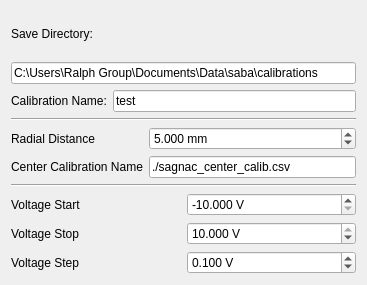
<?xml version="1.0" encoding="UTF-8"?>
<ui version="4.0">
 <class>Form</class>
 <widget class="QWidget" name="Form">
  <property name="geometry">
   <rect>
    <x>0</x>
    <y>0</y>
    <width>367</width>
    <height>285</height>
   </rect>
  </property>
  <property name="windowTitle">
   <string>Form</string>
  </property>
  <layout class="QVBoxLayout" name="verticalLayout">
   <item>
    <layout class="QGridLayout" name="save_params">
     <item row="2" column="1">
      <widget class="QLineEdit" name="calib_name">
       <property name="text">
        <string>test</string>
       </property>
       <property name="placeholderText">
        <string>test</string>
       </property>
      </widget>
     </item>
     <item row="2" column="0">
      <widget class="QLabel" name="label_12">
       <property name="enabled">
        <bool>true</bool>
       </property>
       <property name="text">
        <string>Calibration Name:</string>
       </property>
      </widget>
     </item>
     <item row="1" column="0" colspan="2">
      <widget class="QLineEdit" name="save_dir">
       <property name="text">
        <string>C:\Users\Ralph Group\Documents\Data\saba\calibrations</string>
       </property>
       <property name="placeholderText">
        <string>C:\Users\</string>
       </property>
      </widget>
     </item>
     <item row="0" column="0" colspan="2">
      <widget class="QLabel" name="label_8">
       <property name="text">
        <string>Save Directory:</string>
       </property>
      </widget>
     </item>
    </layout>
   </item>
   <item>
    <widget class="Line" name="line_3">
     <property name="orientation">
      <enum>Qt::Horizontal</enum>
     </property>
    </widget>
   </item>
   <item>
    <layout class="QGridLayout" name="gridLayout">
     <item row="0" column="1">
      <widget class="QDoubleSpinBox" name="radial_dist">
       <property name="suffix">
        <string> mm</string>
       </property>
       <property name="decimals">
        <number>3</number>
       </property>
       <property name="minimum">
        <double>-40.000000000000000</double>
       </property>
       <property name="maximum">
        <double>40.000000000000000</double>
       </property>
       <property name="singleStep">
        <double>0.001000000000000</double>
       </property>
       <property name="value">
        <double>5.000000000000000</double>
       </property>
      </widget>
     </item>
     <item row="0" column="0">
      <widget class="QLabel" name="label_6">
       <property name="text">
        <string>Radial Distance</string>
       </property>
      </widget>
     </item>
     <item row="1" column="0">
      <widget class="QLabel" name="label">
       <property name="text">
        <string>Center Calibration Name</string>
       </property>
      </widget>
     </item>
     <item row="1" column="1">
      <widget class="QLineEdit" name="center_calib_name">
       <property name="text">
        <string>./sagnac_center_calib.csv</string>
       </property>
      </widget>
     </item>
    </layout>
   </item>
   <item>
    <widget class="Line" name="line_4">
     <property name="orientation">
      <enum>Qt::Horizontal</enum>
     </property>
    </widget>
   </item>
   <item>
    <layout class="QGridLayout" name="gridLayout_2">
     <item row="0" column="0">
      <widget class="QLabel" name="label_3">
       <property name="text">
        <string>Voltage Start</string>
       </property>
      </widget>
     </item>
     <item row="0" column="1">
      <widget class="QDoubleSpinBox" name="voltage_start">
       <property name="suffix">
        <string> V</string>
       </property>
       <property name="decimals">
        <number>3</number>
       </property>
       <property name="minimum">
        <double>-10.000000000000000</double>
       </property>
       <property name="maximum">
        <double>10.000000000000000</double>
       </property>
       <property name="singleStep">
        <double>0.001000000000000</double>
       </property>
       <property name="value">
        <double>-10.000000000000000</double>
       </property>
      </widget>
     </item>
     <item row="1" column="0">
      <widget class="QLabel" name="label_4">
       <property name="text">
        <string>Voltage Stop</string>
       </property>
      </widget>
     </item>
     <item row="1" column="1">
      <widget class="QDoubleSpinBox" name="voltage_stop">
       <property name="suffix">
        <string> V</string>
       </property>
       <property name="decimals">
        <number>3</number>
       </property>
       <property name="minimum">
        <double>-10.000000000000000</double>
       </property>
       <property name="maximum">
        <double>10.000000000000000</double>
       </property>
       <property name="singleStep">
        <double>0.001000000000000</double>
       </property>
       <property name="value">
        <double>10.000000000000000</double>
       </property>
      </widget>
     </item>
     <item row="2" column="1">
      <widget class="QDoubleSpinBox" name="voltage_step">
       <property name="suffix">
        <string> V</string>
       </property>
       <property name="decimals">
        <number>3</number>
       </property>
       <property name="minimum">
        <double>-10.000000000000000</double>
       </property>
       <property name="maximum">
        <double>10.000000000000000</double>
       </property>
       <property name="singleStep">
        <double>0.001000000000000</double>
       </property>
       <property name="value">
        <double>0.100000000000000</double>
       </property>
      </widget>
     </item>
     <item row="2" column="0">
      <widget class="QLabel" name="label_2">
       <property name="text">
        <string>Voltage Step</string>
       </property>
      </widget>
     </item>
    </layout>
   </item>
  </layout>
 </widget>
 <resources/>
 <connections/>
</ui>
